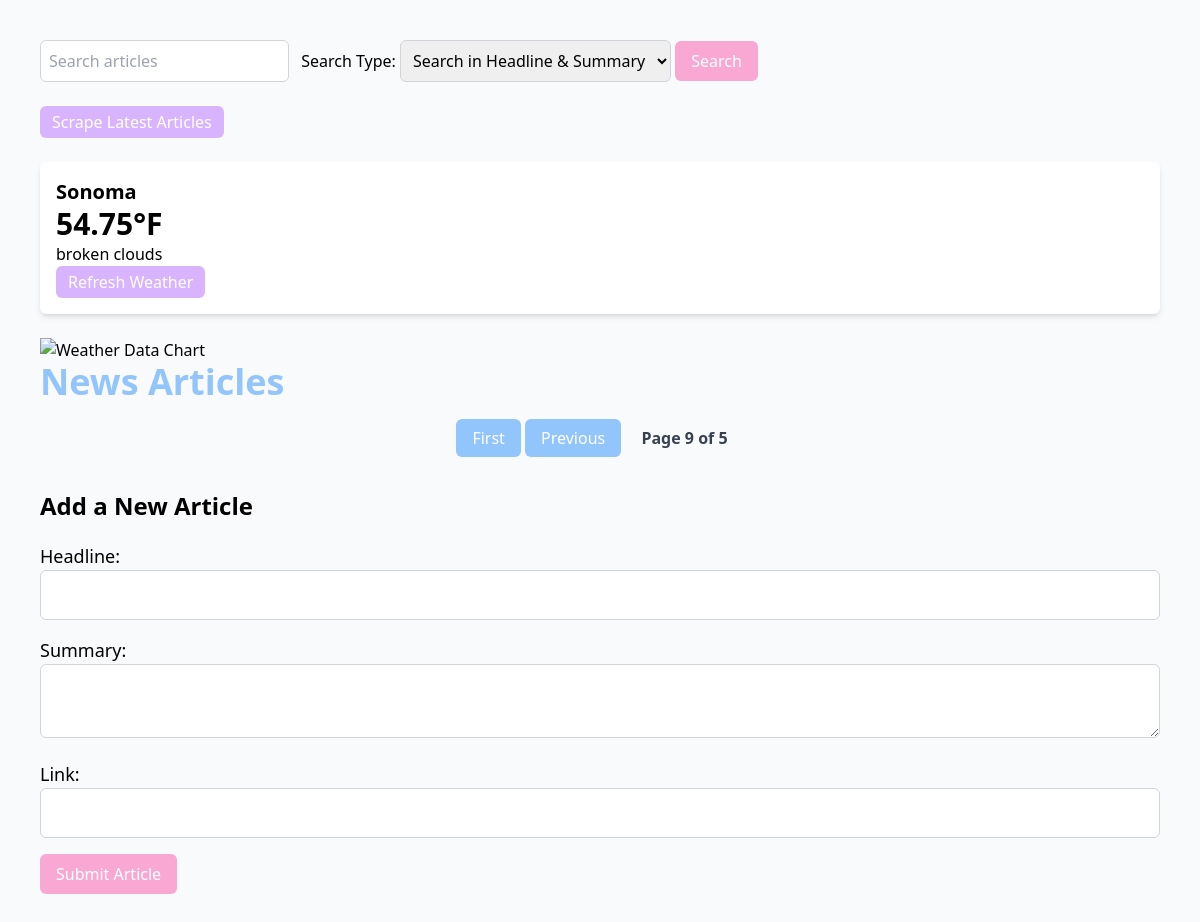
/?page=9, run on an earlier commit of the app's database.
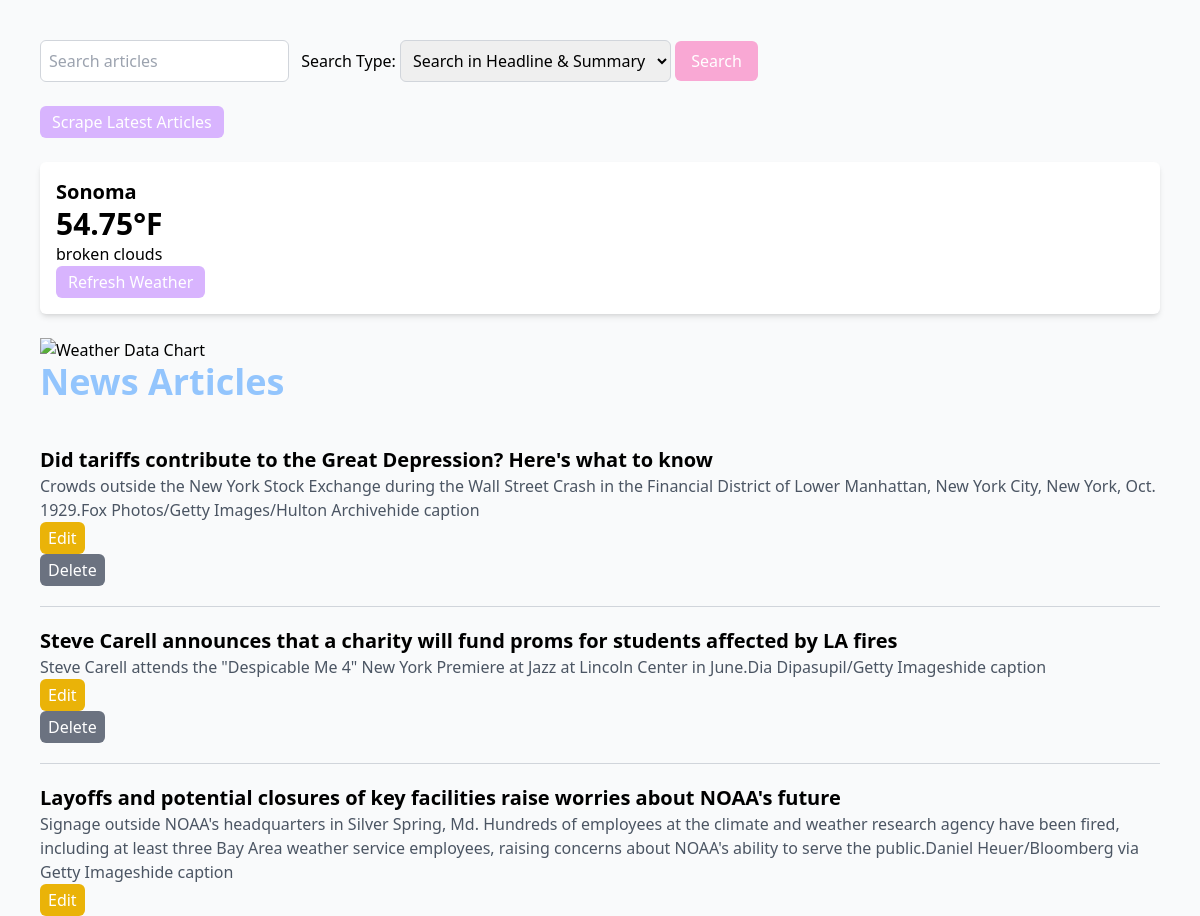
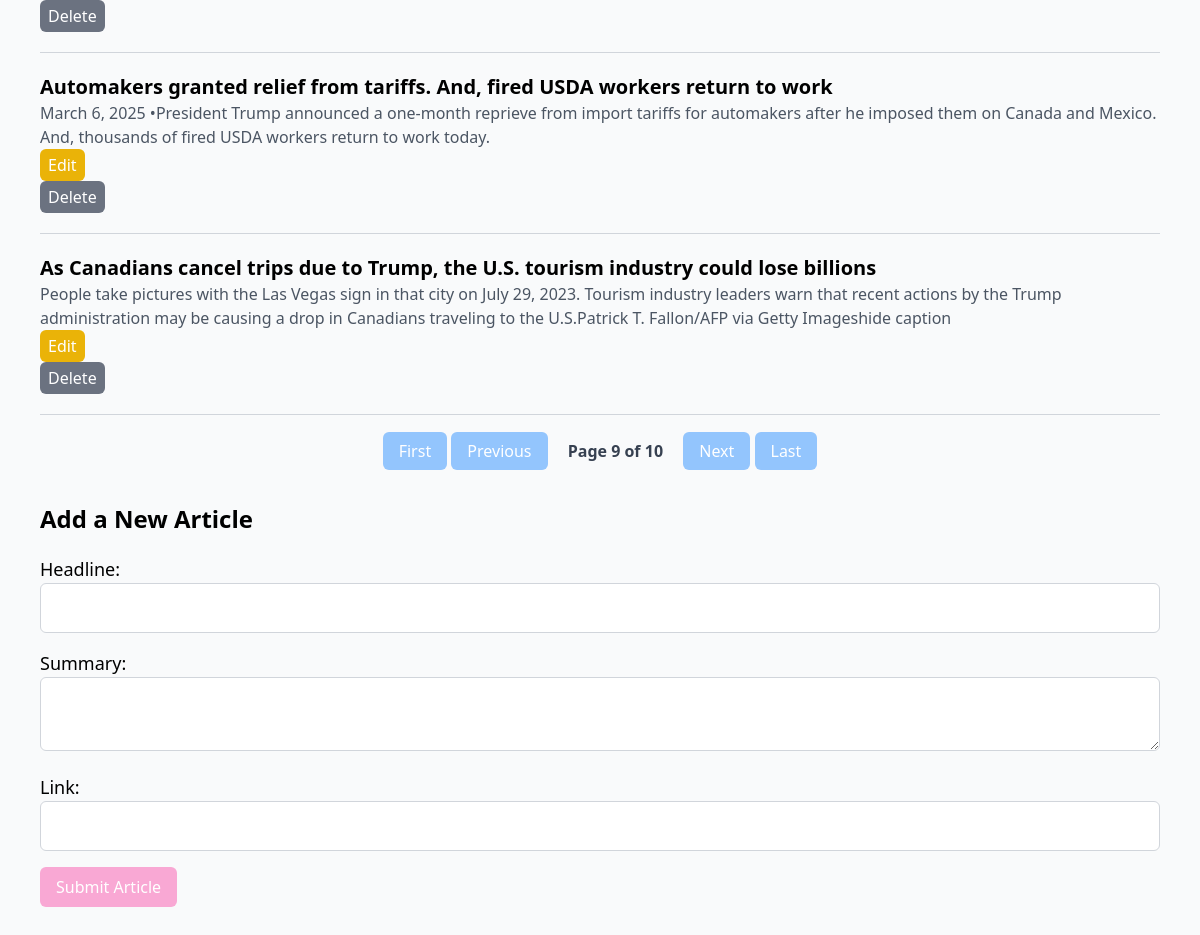
And on a later commit of the database (2 pictures, top to bottom).
### models.py (models this page shows)
class Weather(Base): # New class that inherits from Base to map to database table
    __tablename__ = 'weather' # Specifies name of database table
    id = Column(Integer, primary_key=True) # Defines column named id which is an integer and primary key
    temp = Column(Float, nullable=False) # Defines column named temp
    city = Column(String, nullable=False, default=Config.DEFAULT_CITY) # Defines column named city and the default is DEFAULT_CITY
    description = Column(String, nullable=False) # Defines column named description
    last_updated = Column(DateTime, default=lambda: datetime.now(timezone.utc)) # Defines column named last_updated using a callable lambda function to dynamically assign a default value determined at runtime

class NewsArticle(Base): # New class that inherits from Base to map to database table
    __tablename__ = 'news_articles' # Specifies name of database table
    id = Column(Integer, primary_key=True)  # Defines column named id which is an integer and primary key
    headline = Column(String, nullable=False) # Defines column to store strings for article headlines
    summary = Column(String, nullable=True) # Defines column to store strings for summary of the articles
    link = Column(String, nullable=False) # Defines column to store strings for urls of the articles
    updated_at = Column(DateTime, default=lambda: datetime.now(timezone.utc), onupdate=lambda: datetime.now(timezone.utc))  # Track updates

### app.py (the view)
@app.route('/')
def index():
    try:
        session.expire_all() # Ensures the session fetches fresh data
        page = request.args.get('page', 1, type=int) # Retrieves the page query parameter from the URL
        per_page = 5 # Number of articles per page
        total_articles = session.query(NewsArticle).count() # Counts all articles
        total_pages = (total_articles + per_page - 1) // per_page # Calculate total pages and round up when needed
        news_articles = session.query(NewsArticle).offset((page - 1) * per_page).limit(per_page).all() # Offset skips the articles that appear on previous page and limit fetches the 5 per page
        weather_data = session.query(Weather).first()
        return render_template(
            'index.html', articles=news_articles, weather=weather_data,
            page=page, total_articles=total_articles, per_page=per_page, total_pages=total_pages
        )
    except Exception as e:
        logging.error(f"Error loading homepage: {e}")
        flash("An error occurred while loading the page. Please try again", "error")
        return render_template('index.html', articles=[], weather=[], page=1, total_articles=0, per_page=5, total_pages=1)

### app.py (called while the page is built)
@app.before_request
def refresh_session():
    session.close()  # Rollback any pending transactions
    session.expire_all()  # Ensure fresh data is loaded

### templates/index.html (shortened to what this page needs)
<!DOCTYPE html>
<html lang="en">
<head>
    <script src="https://cdn.tailwindcss.com"></script>
</head>
<body class="font-sans bg-gray-50 p-10">
<form action="/search" method="GET" class="mb-6">
    <input type="text" name="query" placeholder="Search articles" class="p-2 border border-gray-300 rounded-md focus:ring-2 focus:ring-blue-300" required>
    <label for="search_type" class="ml-2">Search Type:</label>
    <select name="search_type" id="search_type" class="p-2 border border-gray-300 rounded-md">
        <option value="headline_summary">Search in Headline & Summary</option>
    </select>
    <button type="submit" class="bg-pink-300 text-white py-2 px-4 rounded-md hover:bg-pink-400 transition-all">Search</button>
</form>
    <form action="/scrape" method="POST">
        <button type="submit" class="bg-purple-300 text-white py-1 px-3 rounded-md hover:bg-purple-400 transition-all">Scrape Latest Articles</button>
    </form>
    <div class="weather-widget my-6 p-4 bg-white shadow-md rounded-md">
        {% if weather %}
            <p class="text-xl font-semibold">{{weather.city}}</p>
            <p class="text-3xl font-bold">{{weather.temp}}°F</p>
            <p>{{weather.description}}</p>
        {% else %}
            <p>Weather data unavailable</p>
        {% endif %}
        <form action="/update_weather" method="POST">
            <button type="submit" class="bg-purple-300 text-white py-1 px-3 rounded-md hover:bg-purple-400 transition-all">Refresh Weather</button>
        </form>
    </div>
    <img src="{{ url_for('weather_chart') }}" alt="Weather Data Chart">
    <h1 class="text-4xl font-semibold mb-6"><a href="/" class="text-blue-300 hover:text-blue-400">News Articles</a></h1>
    {% for article in articles %}
    <div class="news-article border-b border-gray-300 py-5">
        <h2 class="text-xl font-semibold">
            <a href="{{ article.link }}" target="_blank" class="text-black-600 hover:underline">{{ article.headline }}</a>
        </h2>
        <p class="text-gray-600">{{ article.summary }}</p>
        <form action="/edit/{{ article.id }}" method="GET" class="inline-block mr-3">
            <button type="submit" class="bg-yellow-500 text-white py-1 px-2 rounded-md hover:bg-yellow-700 transition-all">Edit</button>
        </form>
        <form action="/delete/{{ article.id }}" method="POST" onsubmit="return confirm('Are you sure?');">
            <button type="submit" class="bg-gray-500 text-white py-1 px-2 rounded-md hover:bg-gray-700 transition-all">Delete</button>
        </form>
    </div>
    {% endfor %}
    <div class="pagination mt-6 text-center">
        {% if page > 1 %}
            <a href="{{ url_for('index', page=1 )}}" class="px-4 py-2 bg-blue-300 text-white rounded-md hover:bg-blue-400 transition-all">First</a>
            <a href="{{ url_for('index', page=page-1) }}" class="px-4 py-2 bg-blue-300 text-white rounded-md hover:bg-blue-400 transition-all">Previous</a>
        {% endif %}
        <span class="font-semibold text-gray-700 mx-4">Page {{ page }} of {{ total_pages }}</span>
        {% if page < total_pages %}
            <a href="{{ url_for('index', page=page+1) }}" class="px-4 py-2 bg-blue-300 text-white rounded-md hover:bg-blue-400 transition-all">Next</a>
            <a href="{{ url_for('index', page=total_pages) }}" class="px-4 py-2 bg-blue-300 text-white rounded-md hover:bg-blue-400 transition-all">Last</a>
        {% endif %}
    </div>
    <h2 class="text-2xl font-semibold mt-10 mb-5">Add a New Article</h2>
    <form action="{{ url_for('add_article') }}" method="post" class="space-y-4">
        <div>
            <label for="headline" class="block text-lg">Headline:</label>
            <input type="text" id="headline" name="headline" required class="p-3 border border-gray-300 rounded-md w-full">
        </div>
        <div>
            <label for="summary" class="block text-lg">Summary:</label>
            <textarea id="summary" name="summary" class="p-3 border border-gray-300 rounded-md w-full"></textarea>
        </div>
        <div>
            <label for="link" class="block text-lg">Link:</label>
            <input type="url" id="link" name="link" required class="p-3 border border-gray-300 rounded-md w-full">
        </div>
        <button type="submit" class="bg-pink-300 text-white py-2 px-4 rounded-md hover:bg-pink-400 transition-all">Submit Article</button>
    </form>
</body>
</html>

What changed in the data, as far as the page shows it:
added NewsArticle: headline "Did tariffs contribute to the Great Depression? Here's what to know", summary "Crowds outside the New York Stock Exchange during the Wall Street Crash in the Financial District of Lower Manhattan, New York City, New York, Oct. 1929.Fox Photos/Getty Images/Hulton Archivehide caption"
added NewsArticle: headline "Steve Carell announces that a charity will fund proms for students affected by LA fires", summary "Steve Carell attends the \"Despicable Me 4\" New York Premiere at Jazz at Lincoln Center in June.Dia Dipasupil/Getty Imageshide caption"
added NewsArticle: headline "Layoffs and potential closures of key facilities raise worries about NOAA's future", summary "Signage outside NOAA's headquarters in Silver Spring, Md. Hundreds of employees at the climate and weather research agency have been fired, including at least three Bay Area weather service employees, raising concerns about NOAA's ability to serve the public.Daniel Heuer/Bloomberg via Getty Imageshide caption"
added NewsArticle: headline "Automakers granted relief from tariffs. And, fired USDA workers return to work", summary "March 6, 2025 •President Trump announced a one-month reprieve from import tariffs for automakers after he imposed them on Canada and Mexico. And, thousands of fired USDA workers return to work today."
added NewsArticle: headline "As Canadians cancel trips due to Trump, the U.S. tourism industry could lose billions", summary "People take pictures with the Las Vegas sign in that city on July 29, 2023. Tourism industry leaders warn that recent actions by the Trump administration may be causing a drop in Canadians traveling to the U.S.Patrick T. Fallon/AFP via Getty Imageshide caption"
Also different on the page:
{{ total_pages }}: "5" → "10"
text now shown: "Next Last"
